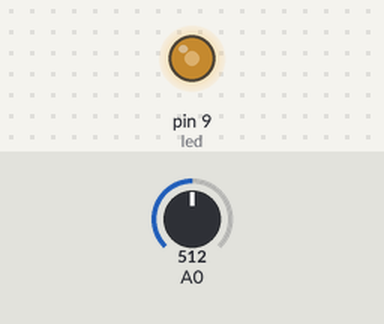
The sketch below on a simulated Arduino Uno, built with avr-gcc and run on an emulated ATmega328P. Shown: output pins drawn as LEDs (lit = HIGH). Inputs (shaded band) come from the test bench; at power-on: A0 = 512.

Above: at 1.2 s.
1.3 s: A0 set to 716
At 2.4 s:
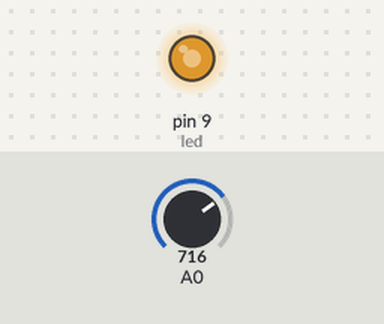
2.8 s: A0 set to 900
At 3.5 s:
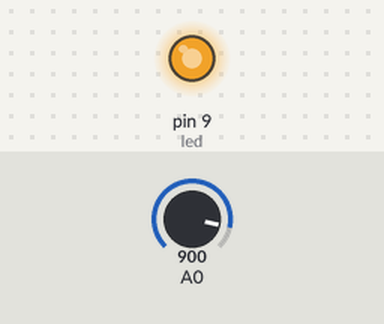
4.3 s: A0 set to 122
At 4.7 s:
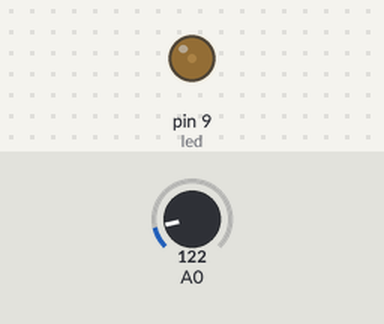
5.8 s: A0 set to 0
At 7.0 s:
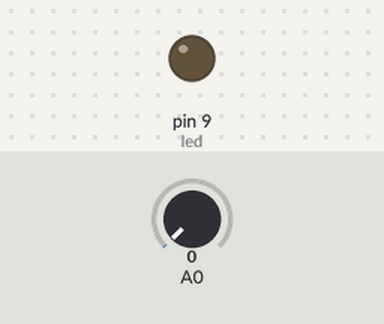
7.3 s: A0 set to 511
At 8.1 s:
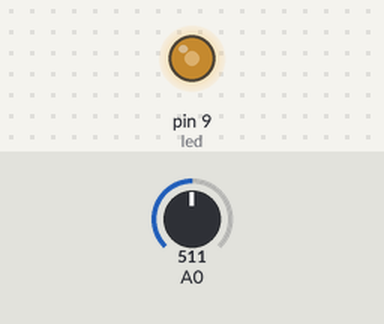
Timing chart, 0 to 9.8 s (numbered marks = the images above; inputs shaded):
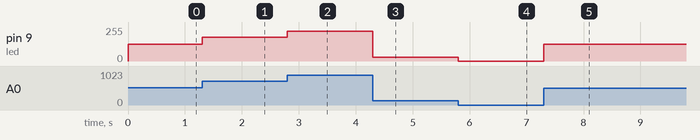

Measured:
- after the input at 1.3 s, pin 9 (led): 127/255 → 178/255 at once
- after the input at 2.8 s, pin 9 (led): 178/255 → 224/255 at once
- after the input at 4.3 s, pin 9 (led): 224/255 → 30/255 at once
- after the input at 5.8 s, pin 9 (led): 30/255 → 0/255 at once
- after the input at 7.3 s, pin 9 (led): 0/255 → 127/255 at once

The sketch:

exc-potenciometro.ino
```cpp
// Controle de intensidade do LED com PWM e Potenciômetro

const int led = 9;
void setup() {
  pinMode(led, OUTPUT); // Pino PWM para o LED
}

void loop() {
  int sensorIn = analogRead(A0); // Lê o valor do potenciômetro
  int pwmOut = map(sensorIn, 0, 1023, 0, 255); // Mapeia o intervalo (para usar no PWM)
  analogWrite(led, pwmOut); // Ajusta o PWM com o valor lido
}
```
